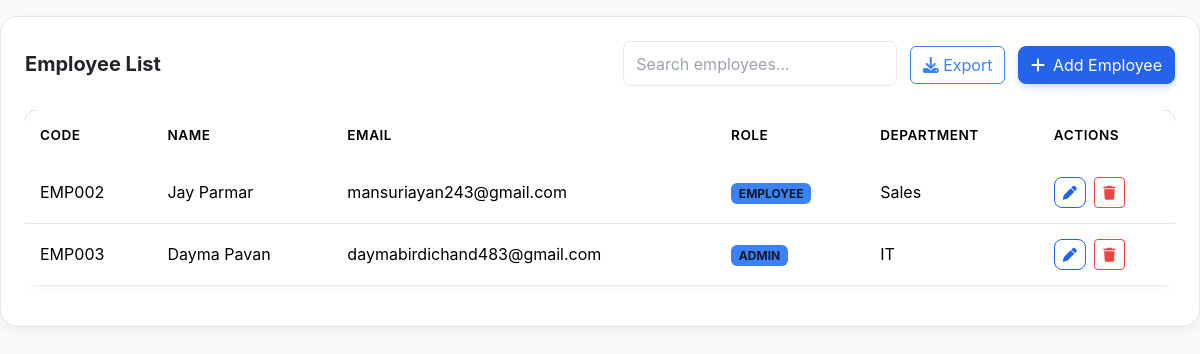
Screenshot of /employees/ (signed in) with the database file from the repository.
### AssetFlowApp/models.py (models this page shows, shortened)
class Employee(models.Model):
    user = models.ForeignKey(
        User,
        on_delete=models.CASCADE,
        related_name='employee_details'
    )
    department = models.ForeignKey(
        Department,
        on_delete=models.SET_NULL,
        null=True,
        blank=True,
        related_name='employees'
    )
    employee_code = models.CharField(max_length=20, unique=True)
    first_name = models.CharField(max_length=30)
    last_name = models.CharField(
        max_length=30,
        blank=True,
        null=True
    )
    contact_no = models.CharField(
        max_length=15,
        blank=True,
        null=True
    )
    profile_pic = models.FileField(
        upload_to='profile/',
        default='profile/default.png',
        blank=True,
        null=True
    )
    created_at = models.DateTimeField(auto_now_add=True)
    class Meta:
        db_table = "employee"

class User(models.Model):
    ROLE_CHOICES = (
        ('ADMIN', 'Admin'),
        ('ASSET_MANAGER', 'Asset Manager'),
        ('DEPARTMENT_HEAD', 'Department Head'),
        ('EMPLOYEE', 'Employee'),
    )
    STATUS_CHOICES = (
        ('ACTIVE', 'Active'),
        ('INACTIVE', 'Inactive'),
    )
    email = models.EmailField(max_length=50, unique=True)
    password = models.CharField(max_length=30)
    role = models.CharField(max_length=30, choices=ROLE_CHOICES)
    otp = models.IntegerField(default=1234)
    status = models.CharField(
        max_length=20,
        choices=STATUS_CHOICES,
        default='ACTIVE'
    )
    created_at = models.DateTimeField(auto_now_add=True)
    class Meta:
        db_table = "user"

class Department(models.Model):
    department_name = models.CharField(max_length=100, unique=True)
    parent_department = models.ForeignKey(
        'self',
        on_delete=models.SET_NULL,
        null=True,
        blank=True,
        related_name='sub_departments'
    )
    status = models.BooleanField(default=True)
    created_at = models.DateTimeField(auto_now_add=True)
    class Meta:
        db_table = "department"

### AssetFlowApp/views.py (the view, shortened to what this page needs)
# urls.py: path("employees/", views.manage_employees, name="manage_employees"),
def manage_employees(request):
    if 'uid' not in request.session: return redirect("login")
    user = User.objects.get(id=request.session['uid'])
    employees = Employee.objects.all()
    departments = Department.objects.all()
    return render(request, "AssetFlowApp/organization/employees.html", {"user": user, "employees": employees, "departments": departments})

### AssetFlowApp/templates/AssetFlowApp/organization/employees.html (shortened to what this page needs)
{% extends 'AssetFlowApp/base.html' %}
{% block content %}
<div class="card dashboard-card">
    <div class="d-flex justify-content-between align-items-center mb-4">
        <h5 class="fw-bold m-0">Employee List</h5>
        <div>
            <input type="text" id="searchInput" class="form-control d-inline-block w-auto me-2" placeholder="Search employees..." onkeyup="filterTable()">
            <a href="{% url 'export_employees' %}" class="btn btn-outline-info me-2"><i class="fa-solid fa-download"></i> Export</a>
            <button class="btn btn-primary" data-bs-toggle="modal" data-bs-target="#addModal"><i class="fa-solid fa-plus me-2"></i>Add Employee</button>
        </div>
    </div>
    <div class="table-responsive">
        <table class="table table-enterprise table-hover">
            <thead>
                <tr>
                    <th>Code</th>
                    <th>Name</th>
                    <th>Email</th>
                    <th>Role</th>
                    <th>Department</th>
                    <th>Actions</th>
                </tr>
            </thead>
            <tbody>
                {% for e in employees %}
                <tr>
                    <td>{{ e.employee_code }}</td>
                    <td>{{ e.first_name }} {{ e.last_name }}</td>
                    <td>{{ e.user.email }}</td>
                    <td><span class="badge bg-info text-dark">{{ e.user.role }}</span></td>
                    <td>{{ e.department.department_name|default:'-' }}</td>
                    <td>
                        <button class="btn btn-sm btn-outline-primary me-1" data-bs-toggle="modal" data-bs-target="#editModal{{ e.id }}"><i class="fa-solid fa-pen"></i></button>
                        <button class="btn btn-sm btn-outline-danger" data-bs-toggle="modal" data-bs-target="#deleteModal{{ e.id }}"><i class="fa-solid fa-trash"></i></button>
                    </td>
                </tr>
                {% endfor %}
            </tbody>
        </table>
    </div>
</div>
{% endblock %}

### AssetFlowApp/static/AssetFlowApp/css/style.css (style rules this page uses)
:root { --primary-blue: #2563EB; --dark-blue: #1D4ED8; --dark-gray: #111827; --gray: #374151; --light-gray: #E5E7EB; --bg-color: #F9FAFB; --white: #FFFFFF; --sky-blue: #3B82F6; --light-blue: #60A5FA; --success: #10B981; --warning: #F59E0B; --danger: #EF4444; --sidebar-bg: var(--dark-gray); --sidebar-hover: var(--dark-blue); --sidebar-active: var(--primary-blue); --sidebar-text: var(--white); --sidebar-width: 250px; --navbar-bg: var(--white); --body-bg: var(--bg-color); --text-primary: var(--dark-gray); --text-secondary: var(--gray); --border-color: var(--light-gray); }
body { background-color: var(--body-bg); color: var(--text-primary); font-family: 'Inter', 'Segoe UI', Roboto, Helvetica, Arial, sans-serif; overflow-x: hidden; line-height: 1.6; }
.dashboard-card { background: var(--white); border-radius: 18px; padding: 1.5rem; box-shadow: 0 4px 12px rgba(0, 0, 0, 0.05); border: 1px solid var(--border-color); display: flex; flex-direction: column; height: 100%; transition: all 0.3s ease; }
.table-enterprise { border-collapse: separate; border-spacing: 0; width: 100%; background: var(--white); border-radius: 12px; overflow: hidden; box-shadow: 0 4px 6px rgba(0,0,0,0.02); }
.table-enterprise thead { background: var(--primary-blue); color: var(--white); }
.table-enterprise th { padding: 15px; font-weight: 600; text-transform: uppercase; font-size: 0.85rem; letter-spacing: 0.5px; border: none; }
.table-enterprise tbody tr { background: var(--white); transition: all 0.2s; }
.table-enterprise tbody tr:nth-of-type(even) { background: var(--bg-color); }
.table-enterprise td { border: none; padding: 15px; vertical-align: middle; border-bottom: 1px solid var(--border-color); }
.btn-primary { background-color: var(--primary-blue); border-color: var(--primary-blue); color: var(--white); border-radius: 8px; box-shadow: 0 4px 6px rgba(37, 99, 235, 0.2); transition: all 0.3s ease; }
.btn-outline-primary { background-color: var(--white); border-color: var(--primary-blue); color: var(--primary-blue); border-radius: 8px; transition: all 0.3s ease; }
.form-control, .form-select { background-color: var(--white); border: 1px solid var(--border-color); border-radius: 8px; padding: 0.6rem 0.75rem; color: var(--text-primary); transition: all 0.2s ease; }
.form-control::placeholder { color: #9CA3AF; }
.btn-outline-danger { color: var(--danger); border-color: var(--danger); }
.bg-info { background-color: var(--sky-blue) !important; }
.text-dark { color: var(--dark-gray) !important; }
.btn-primary { background-color: var(--primary-blue) !important; border-color: var(--primary-blue) !important; color: var(--white) !important; }
.btn-outline-primary { color: var(--primary-blue) !important; border-color: var(--primary-blue) !important; background-color: transparent !important; }
.btn-outline-info { color: var(--sky-blue) !important; border-color: var(--sky-blue) !important; background-color: transparent !important; }
.badge.bg-info { background-color: var(--sky-blue) !important; }
.card { border-radius: 18px !important; border-color: var(--border-color) !important; }
.table { color: var(--text-primary) !important; }

### rows the page displays
Employee: employee_code "EMP002", first_name "Jay", last_name "Parmar", user.email "mansuriayan243@gmail.com", user.role "EMPLOYEE", department.department_name "Sales"
Employee: employee_code "EMP003", first_name "Dayma", last_name "Pavan", user.email "daymabirdichand483@gmail.com", user.role "ADMIN", department.department_name "IT"
